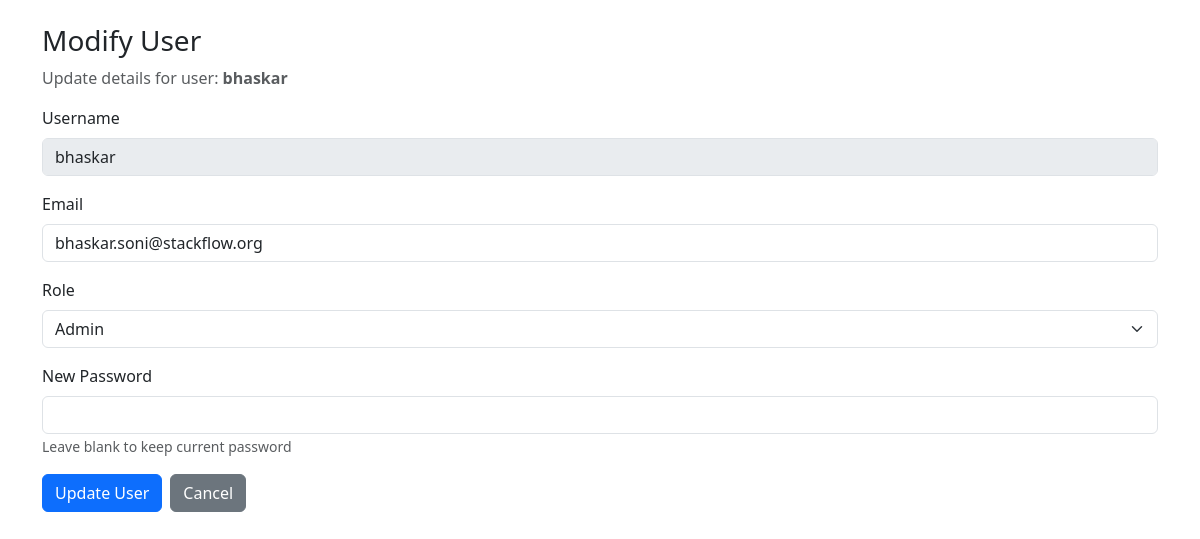
The app's page /modify_user/bhaskar (signed in), older data.
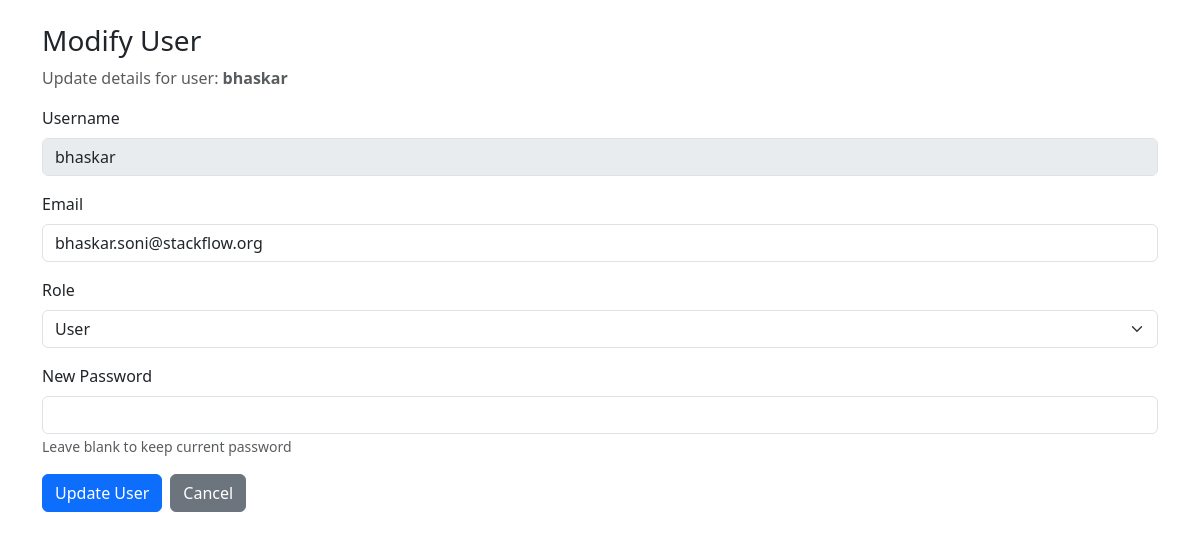
The same page, newer data.
### tables this page shows
CREATE TABLE users (
            id INTEGER PRIMARY KEY AUTOINCREMENT,
            username TEXT UNIQUE NOT NULL,
            password TEXT NOT NULL
        , role TEXT DEFAULT 'user', email TEXT);

### app.py (the view, shortened to what this page needs)
@app.route("/modify_user/<username>", methods=["GET","POST"])
@login_required
@admin_required
def modify_user(username):
    conn = sqlite3.connect(DB_PATH)
    c = conn.cursor()
    c.execute("SELECT username, email, role FROM users WHERE username=?", (username,))
    user = c.fetchone()
    conn.close()
    return render_template("modify_user.html", user=user)

### app.py (called while the page is built)
def login_required(f):
    @wraps(f)
    def wrap(*args, **kwargs):
        if "username" not in session:
            return redirect(url_for("login"))
        return f(*args, **kwargs)
    return wrap

def admin_required(f):
    @wraps(f)
    def wrap(*args, **kwargs):
        if session.get("role") != "admin":
            flash("Admin only", "danger")
            return redirect(url_for("dashboard"))
        return f(*args, **kwargs)
    return wrap

### templates/modify_user.html (shortened to what this page needs)
<!DOCTYPE html>
<html lang="en">
<head>
<link href="https://cdn.jsdelivr.net/npm/bootstrap@5.3.3/dist/css/bootstrap.min.css" rel="stylesheet">
</head>
<body>
<div class="container mt-4">
    <h3>Modify User</h3>
    <p class="text-muted">Update details for user: <strong>{{ user[0] }}</strong></p>
    <form method="post">
        <div class="mb-3">
            <label class="form-label">Username</label>
            <input type="text" class="form-control" value="{{ user[0] }}" disabled>
        </div>
        <div class="mb-3">
            <label class="form-label">Email</label>
            <input type="email" name="email" class="form-control" value="{{ user[1] }}">
        </div>
        <div class="mb-3">
            <label class="form-label">Role</label>
            <select name="role" class="form-select">
                <option value="user" {% if user[2] == 'user' %}selected{% endif %}>User</option>
                <option value="admin" {% if user[2] == 'admin' %}selected{% endif %}>Admin</option>
            </select>
        </div>
        <div class="mb-3">
            <label class="form-label">New Password</label>
            <input type="password" name="password" class="form-control">
            <small class="text-muted">
                Leave blank to keep current password
            </small>
        </div>
        <div class="d-flex gap-2">
            <button type="submit" class="btn btn-primary">Update User</button>
            <a href="{{ url_for('dashboard') }}" class="btn btn-secondary">Cancel</a>
        </div>
    </form>
</div>
</body>
</html>

Row changes from the older to the newer data that the page shows:
changed users "bhaskar": role "Admin" → "User"
